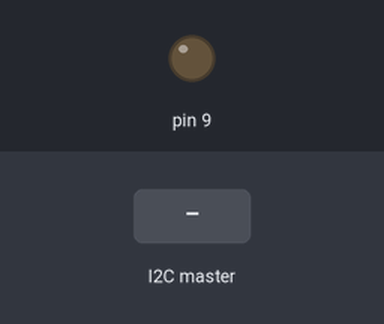
A sketch run on a simulated Arduino Uno, built with avr-gcc and run on an emulated ATmega328P. Shown: output pins drawn as LEDs (lit = HIGH). The inputs (shaded band) are chosen by the test bench.

Above: at 1.2 s.
1.3 s: the I2C master sends the byte 1
At 2.4 s:
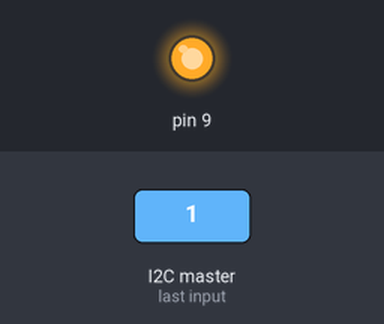
2.8 s: the I2C master sends the byte 0
At 3.5 s:
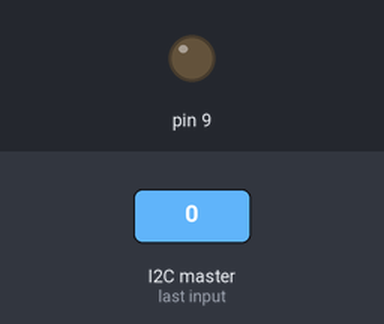
4.3 s: the I2C master sends the byte 2
At 4.7 s:
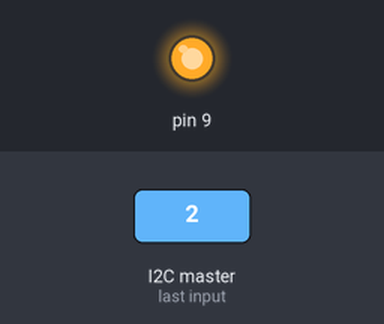
Timing chart, 0 to 7.3 s (numbered marks = the images above; inputs shaded):
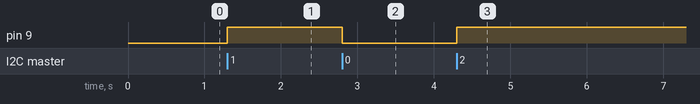

Measured:
- after the input at 1.3 s, pin 9: LOW → HIGH at once
- after the input at 2.8 s, pin 9: HIGH → LOW at once
- after the input at 4.3 s, pin 9: LOW → HIGH at once

The sketch:

i2cs.ino
```cpp
/*
 * Lab 1 Program 11 slave
 * Mitchell Szeto, Bert Zhao, Feifan Qiao
 *
 * Turns the Brick LED on slave when the button is pressed on master
 */

#include <Wire.h>

void setup()
{
  Wire.begin(4); 				// join i2c bus with address #4
  Wire.onReceive(receiveEvent); // register event
  Serial.begin(9600); 			// start serial for output

  pinMode(9, OUTPUT);
}

void loop()
{
  delay(100);
}

// function that executes whenever data is received from master
// this function is registered as an event, see setup()
void receiveEvent(int howMany)
{
  int x = Wire.read(); 			// receive byte as an integer
  if (x)
  {
    digitalWrite(9, HIGH);
  } else
  {
    digitalWrite(9, LOW);
  }
}
```
